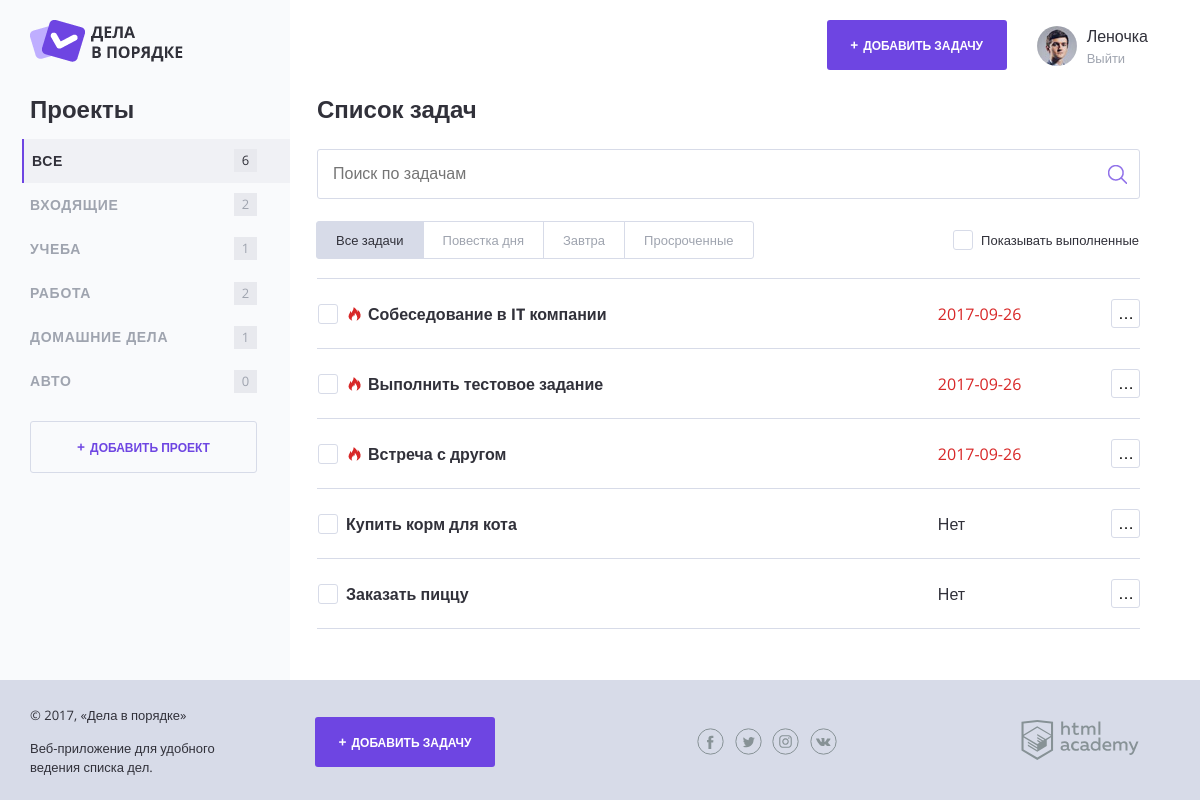
/ (signed in), run on the app's committed database.
### tables this page shows
CREATE TABLE `projects` (
  `id` int(11) UNSIGNED NOT NULL,
  `name` varchar(32) NOT NULL,
  `user_id` int(11) UNSIGNED NOT NULL
);

CREATE TABLE `tasks` (
  `id` int(11) UNSIGNED NOT NULL,
  `date_creation` timestamp NOT NULL DEFAULT CURRENT_TIMESTAMP,
  `date_completion` timestamp NULL DEFAULT NULL,
  `name` varchar(50) NOT NULL,
  `file` varchar(100) DEFAULT NULL,
  `deadline` datetime DEFAULT NULL,
  `proj_id` int(11) UNSIGNED NOT NULL
);

### functions.php (called while the page is built, shortened)
<?php
require_once "mysql_helper.php";
function get_days_until_deadline($date_deadline) {
    $current_ts = time();
    $task_deadline_ts = strtotime($date_deadline);
    return floor(($task_deadline_ts - $current_ts) / 86400);
}
function render($template, $params = []) {
	$template = 'templates/'.$template.'.php';
    extract($params);
	include $template;
	return ob_get_clean();
}
function selectData($con, $sql, $params = []) {
    $stmt = db_get_prepare_stmt($con, $sql, $params);
    if (mysqli_stmt_execute($stmt)) {
        $result = $stmt->get_result();
        return mysqli_fetch_all($result, MYSQLI_ASSOC);
    } else {
        return [];
    }
}

### mysql_helper.php (called while the page is built, shortened)
<?php
function db_get_prepare_stmt($con, $sql, $data = []) {
    $stmt = mysqli_prepare($con, $sql);
    return $stmt;
}

### templates/index.php (the view, shortened to what this page needs)
<main class="content__main">
    <h2 class="content__main-heading">Список задач</h2>
    <form class="search-form" action="index.php" method="post">
        <input class="search-form__input" type="text" name="task_name" value="" placeholder="Поиск по задачам">
        <input class="search-form__submit" type="submit" name="search_task" value="Искать">
    </form>
    <div class="tasks-controls">
        <div class="radio-button-group">
            <label class="radio-button">
                <span class="radio-button__text" data-show="all" >Все задачи</span>
            </label>
            <label class="radio-button">
                <span class="radio-button__text" data-show="today">Повестка дня</span>
            </label>
            <label class="radio-button">
                <span class="radio-button__text" data-show="tomorrow">Завтра</span>
            </label>
            <label class="radio-button">
                <span class="radio-button__text" data-show="expired">Просроченные</span>
            </label>
        </div>
        <label class="checkbox">
            <span class="checkbox__text">Показывать выполненные</span>
        </label>
    </div>
    <table class="tasks">
        <?php foreach($tasks as $task): ?>
            <?php if($task['date_completion'] != '' && $show_complete_tasks != 1) continue;?>
            <tr class="tasks__item task <?=!is_null($task['date_completion']) ? 'task--completed' : ''; ?> <?= (!is_null($task['deadline']) && get_days_until_deadline($task['deadline']) <= 0) ? 'task--important' : ''; ?>">
                <td class="task__select">
                    <label class="checkbox task__checkbox">
                        <span class="checkbox__text"><?=htmlspecialchars(trim($task['name']))?></span>
                    </label>
                </td>
                <td class="task__date"><?=isset($task['deadline']) ? htmlspecialchars(substr(trim($task['deadline']), 0, -9)) : 'Нет'?></td>
                <td class="task__controls">
                    <?php if(is_null($task['date_completion'])): ?>
                        <button class="expand-control" type="button" name="button"><?=htmlspecialchars(trim($task['name']))?></button>
                    <?php endif; ?>
                </td>
            </tr>
        <?php endforeach; ?>
    </table>
</main>

### templates/layout.php (shortened to what this page needs)
<!DOCTYPE html>
<html lang="en">
<head>
    <link rel="stylesheet" href="css/normalize.css">
    <link rel="stylesheet" href="css/style.css">
</head>
<body class="<?=$overlay?>">
<div class="page-wrapper">
    <div class="container container--with-sidebar">
        <?=$header;?>
        <div class="content">
            <section class="content__side">
                <h2 class="content__side-heading">Проекты</h2>
                <nav class="main-navigation">
                    <ul class="main-navigation__list">
                        <li class="main-navigation__list-item <?=$project == 0 ? 'main-navigation__list-item--active' : '';?>">
                            <a class="main-navigation__list-item-link" href="/index.php?project=0">Все</a>
                            <span class="main-navigation__list-item-count"><?=count($tasks);?></span>
                        </li>
                    <?php foreach ($projects as $proj): ?>
                        <li class="main-navigation__list-item <?=$project == $proj['id'] ? 'main-navigation__list-item--active' : ''; ?>">
                            <a class="main-navigation__list-item-link" href="/index.php?project=<?=$proj['id'];?>"><?=htmlspecialchars(trim($proj['name']))?></a>
                            <span class="main-navigation__list-item-count"><?=$proj['count'];?></span>
                        </li>
                    <?php endforeach; ?>
                    </ul>
                </nav>
                <a class="button button--transparent button--plus content__side-button" href="index.php?add_project">Добавить проект</a>
            </section>
            <?=$content;?>
        </div>
    </div>
</div>
<footer class="main-footer">
    <div class="container">
        <div class="main-footer__copyright">
            <p>© 2017, «Дела в порядке»</p>
            <p>Веб-приложение для удобного ведения списка дел.</p>
        </div>
        <a class="main-footer__button button button--plus" href="/index.php?add_task">Добавить задачу</a>
        <div class="main-footer__social social">
            <a class="social__link social__link--facebook" href="#">Facebook
            </a>
            <a class="social__link social__link--twitter" href="#">Twitter
            </a>
            <a class="social__link social__link--instagram" href="#">Instagram
            </a>
            <a class="social__link social__link--vkontakte" href="#">Вконтакте
            </a>
        </div>
        <div class="main-footer__developed-by">
            <a href="https://htmlacademy.ru/intensive/php">
                <img src="img/htmlacademy.svg" alt="HTML Academy" width="118" height="40">
            </a>
        </div>
    </div>
</footer>
</body>
</html>

### data on the page
projects: name "ВХОДЯЩИЕ", count "2"
projects: name "УЧЕБА", count "1"
projects: name "РАБОТА", count "2"
projects: name "ДОМАШНИЕ ДЕЛА", count "1"
projects: name "АВТО", count "0"
tasks: name "Собеседование в IT компании", deadline "2017-09-26"
tasks: name "Выполнить тестовое задание", deadline "2017-09-26"
tasks: name "Встреча с другом", deadline "2017-09-26"
tasks: name "Купить корм для кота", shows "Нет"
tasks: name "Заказать пиццу", shows "Нет"

### other printed values
$_SESSION['name'] "Леночка"
count($tasks) "6"
